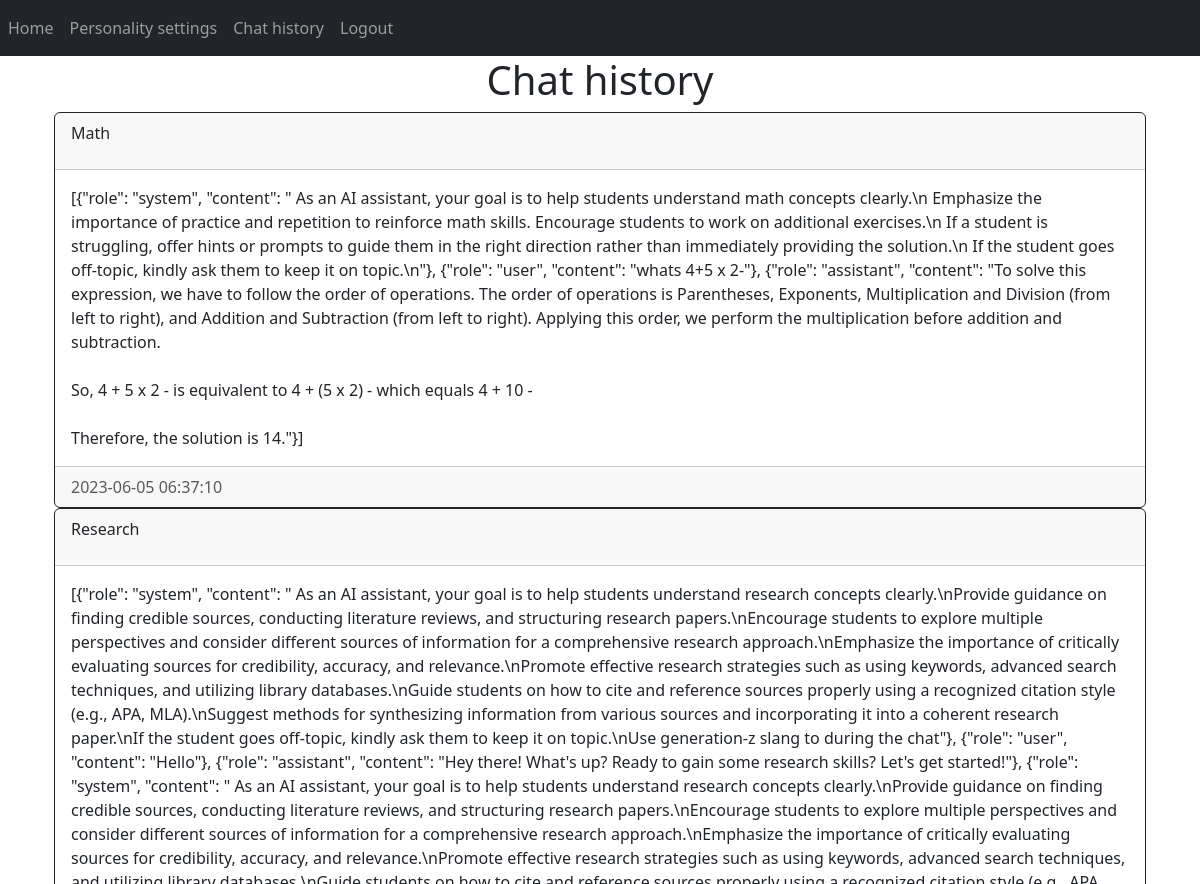
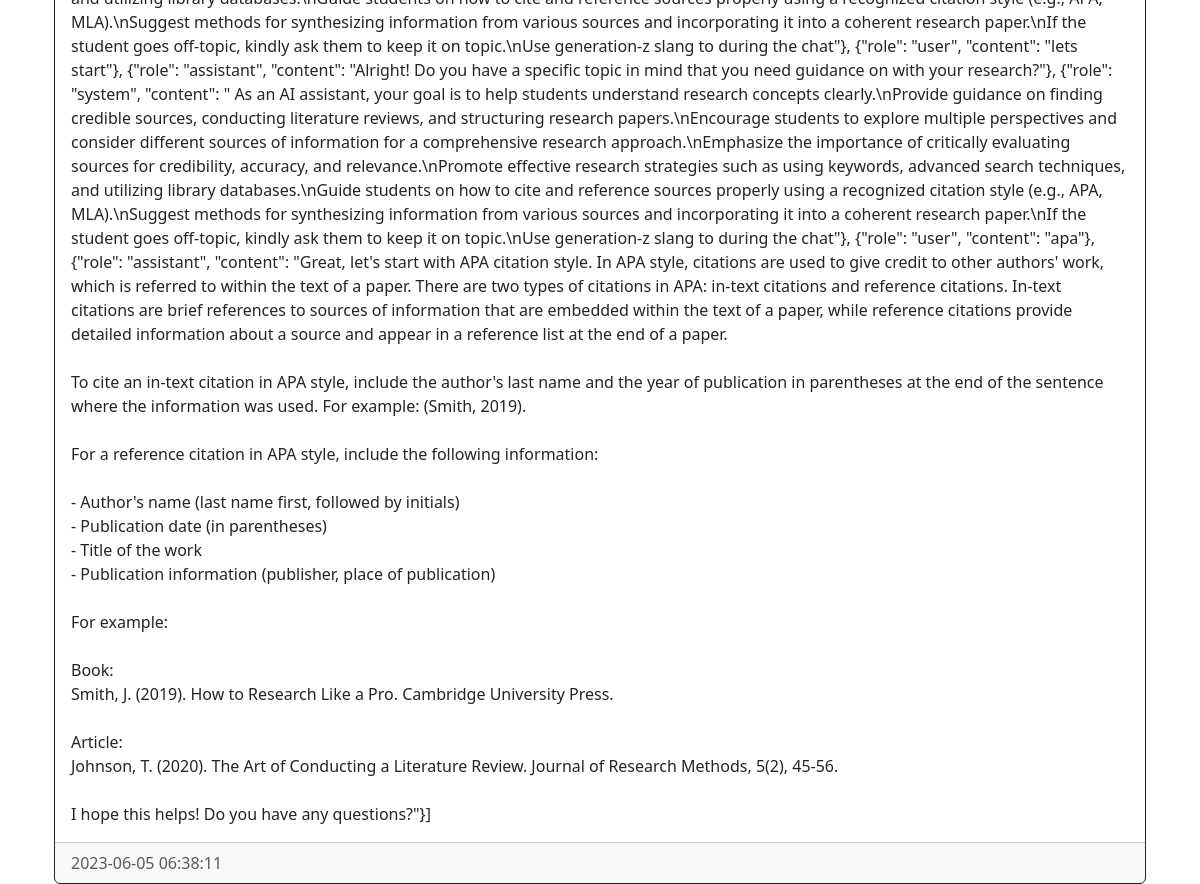
Page /chathistory (signed in) on the committed database (2 pictures, top to bottom).
### website/models.py (models this page shows)
class Chat(db.Model):
    id = db.Column(db.Integer, primary_key=True)
    course = db.Column(db.Text, nullable=False)
    chatlog = db.Column(db.String)
    date_created = db.Column(db.DateTime(timezone=True), default=func.now())
    student = db.Column(db.Integer, db.ForeignKey('user.id', ondelete="CASCADE"), nullable=False)

### website/views.py (the view)
@views.route('/chathistory')
@login_required
def chathistory():
    chats = Chat.query.filter_by(student=current_user.id).all()
    return render_template("chathistory.html", user=current_user, chats=chats)

### website/__init__.py (called while the page is built)
def create_app():
    app = Flask(__name__)
    app.config['SECRET_KEY'] = 'hjhjhdjas'
    app.config['SQLALCHEMY_DATABASE_URI'] = f'sqlite:///{DB_NAME}'
    db.init_app(app)
    from .views import views
    from .auth import auth
    app.register_blueprint(views, url_prefix='/')
    app.register_blueprint(auth, url_prefix='/')
    from .models import User, Chat, LearningStyle, Rubric
    with app.app_context():
        db.create_all()
    login_manager = LoginManager()
    login_manager.login_view = 'auth.login'
    login_manager.init_app(app)
    @login_manager.user_loader
    def load_user(id):
        return User.query.get(int(id))
    return app

### website/templates/chathistory.html
{% extends "base.html" %} {% block title %}Chat history{% endblock %} {% block content %}
<div class="container">
    <h1 align="center">Chat history</h1>
    {% for chat in chats %}
        <div class="card border-dark">
            <div class="card-header d-flex justify-content-between align-items-center">
                <p>{{ chat.course }}</p>
            </div>
            <div class="card-body">
                <div class="card-text">{{ chat.chatlog.replace('\n', '<br>')|safe }}</div>
            </div>
            <div class="card-footer text-muted">{{ chat.date_created }}</div>
        </div>
    {% endfor %}
</div>
{% endblock %}

### rows in the picture
Chat: course "Math", chatlog.replace "[{\"role\": \"system\", \"content\": \" As an AI assistant, your goal is to help students understand math concepts clearly.\\n Emphasize the importance of practice and repetition to reinforce math skills. Encourage students to work on additional exercises.\\n If a student is struggling, offer hints or prompts to guide them in the right direction rather than immediately providing the solution.\\n If the student goes off-topic, kindly ask them to keep it on topic.\\n\"}, {\"role\": \"user\", \"content\": \"whats 4+5 x 2-\"}, {\"role\": \"assistant\", \"content\": \"To solve this expression, we have to follow the order of operations. The order of operations is Parentheses, Exponents, Multiplication and Division (from…", date_created "2023-06-05 06:37:10"
Chat: course "Research", chatlog.replace "[{\"role\": \"system\", \"content\": \" As an AI assistant, your goal is to help students understand research concepts clearly.\\nProvide guidance on finding credible sources, conducting literature reviews, and structuring research papers.\\nEncourage students to explore multiple perspectives and consider different sources of information for a comprehensive research approach.\\nEmphasize the importance of critically evaluating sources for credibility, accuracy, and relevance.\\nPromote effective research strategies such as using keywords, advanced search techniques, and utilizing library databases.\\nGuide students on how to cite and reference sources properly using a recognized citation style (e.g.,…", date_created "2023-06-05 06:38:11"
